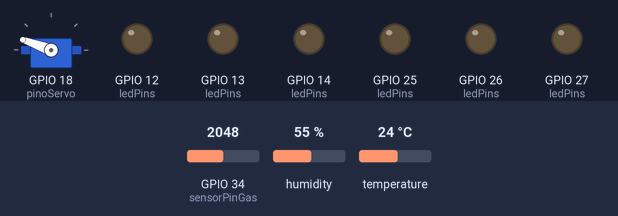
A sketch run on a simulated ESP32. Shown: servo, output pins drawn as LEDs (lit = HIGH). The test bench sets the inputs (shaded band); at power-on: GPIO 34 (sensorPinGas) = 2048, humidity 55 %, temperature 24 °C. WiFi joins after 1.5 s; servers stay silent unless stated; uploads are accepted with an empty reply; what the sketch prints to the serial monitor is not drawn.

Above: at 0.0 s.
At 0.6 s:
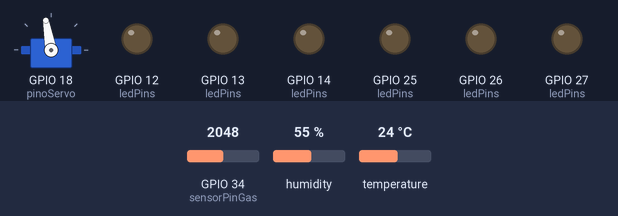
At 2.5 s:
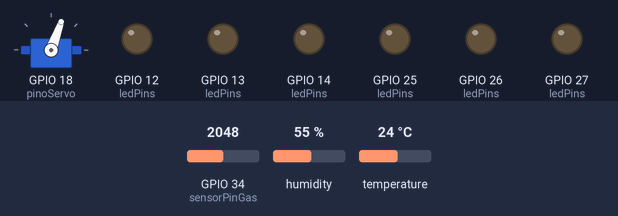
Timing chart, 0 to 4.0 s (numbered marks = the images above):
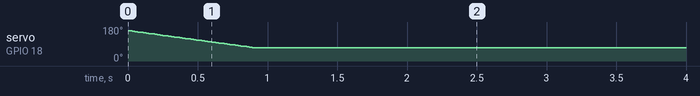

The sketch:

main.ino
```cpp
#include "PortaoController.h"
#include "TemperaturaController.h"
#include "LuzesController.h"
#include "GasController.h"

const char* ssid = "nome_wifi";
const char* password = "senha_wifi";
const char* servidorBase = "http://<ip_maquina>:3000";

// Endpoints
const char* endpointPortao = "/api/portao/comando";
const char* endpointTemperatura = "/api/temperatura/salvar";
const char* endpointLuzes = "/api/luzes";
const char* endpointGas = "/api/gas/leitura";

// Pinos
const int pinoServo = 18;
const int pinoDHT = 4;
const int numLeds = 6;
const int ledPins[numLeds] = {12, 13, 14, 27, 26, 25};
const int sensorPinGas = 34;

// Identificadores
const int codPortaoESP = 1;
const int codSensorGas = 1;
const int codUsuarioLuzes = 1;

// Instâncias
PortaoController portao(ssid, password, servidorBase, endpointPortao, pinoServo, codPortaoESP);
TemperaturaController temperatura(ssid, password, servidorBase, endpointTemperatura, pinoDHT);
LuzesController luzes(ssid, password, servidorBase, endpointLuzes, ledPins, numLeds, codUsuarioLuzes);
GasController gas(ssid, password, servidorBase, endpointGas, sensorPinGas, codSensorGas, 2000, 10);

// Controle de tempo
unsigned long ultimaLeituraTemp = 0;
const unsigned long intervaloLeitura = 60000; // tá 1 minuto

void setup() {
  Serial.begin(115200);
  portao.begin();
  temperatura.begin();
  luzes.begin();
  gas.begin();
}

void loop() {
  portao.atualizar();
  luzes.atualizar();

  if (millis() - ultimaLeituraTemp >= intervaloLeitura) {
    temperatura.atualizar();
    ultimaLeituraTemp = millis();
  }

  gas.atualizar();
  delay(2000);
}
```

GasController.cpp
```cpp
#include "GasController.h"
#include <WiFi.h>
#include <HTTPClient.h>

GasController::GasController(const char* ssid, const char* password, const char* baseUrl, const char* endpoint, int sensorPin, int codSensor, int gasLimit, int numReadings)
: _ssid(ssid), _password(password), _baseUrl(baseUrl), _endpoint(endpoint),
  _sensorPin(sensorPin), _codSensor(codSensor), _gasLimit(gasLimit), _numReadings(numReadings), wifiConectado(false)
{}

void GasController::begin() {
    conectarWiFi();
    Serial.println("Monitorando sensor de gás MQ-135...");
    delay(3000);
}

void GasController::conectarWiFi() {
    if (WiFi.status() == WL_CONNECTED) {
        wifiConectado = true;
        return;
    }

    Serial.print("Conectando ao WiFi");
    WiFi.begin(_ssid, _password);
    int tentativas = 0;
    while (WiFi.status() != WL_CONNECTED && tentativas < 20) {
        delay(500);
        Serial.print(".");
        tentativas++;
    }
    if (WiFi.status() == WL_CONNECTED) {
        wifiConectado = true;
        Serial.println("\nWiFi conectado!");
        Serial.println(WiFi.localIP());
    } else {
        wifiConectado = false;
        Serial.println("\nFalha ao conectar WiFi");
    }
}

int GasController::lerMediaSensor() {
    long soma = 0;
    for (int i = 0; i < _numReadings; i++) {
        int leitura = analogRead(_sensorPin);
        soma += leitura;
        delay(20);
    }
    return soma / _numReadings;
}

String GasController::montarUrlCompleta() {
    return String(_baseUrl) + String(_endpoint);
}

void GasController::atualizar() {
    if (!wifiConectado) {
        conectarWiFi();
        if (!wifiConectado) {
            Serial.println("WiFi ainda desconectado, pulando envio.");
            return;
        }
    }

    int valorSensor = lerMediaSensor();
    Serial.print("Valor do sensor (média): ");
    Serial.println(valorSensor);

    String status = (valorSensor > _gasLimit) ? "vazamento" : "seguro";

    HTTPClient http;
    String urlCompleta = montarUrlCompleta();
    http.begin(urlCompleta);
    http.addHeader("Content-Type", "application/json");

    String json = "{\"valor\":";
    json += valorSensor;
    json += ",\"cod_sensor\":";
    json += _codSensor;
    json += "}";

    int codigoResposta = http.POST(json);

    if (codigoResposta > 0) {
        String resposta = http.getString();
        Serial.print("Resposta da API: ");
        Serial.println(resposta);
    } else {
        Serial.print("Erro no POST: ");
        Serial.println(codigoResposta);
    }

    http.end();
}
```

GasController.h
```cpp
#ifndef GAS_CONTROLLER_H
#define GAS_CONTROLLER_H

#include <Arduino.h>

class GasController {
public:
    GasController(const char* ssid, const char* password, const char* baseUrl, const char* endpoint, int sensorPin, int codSensor, int gasLimit = 2000, int numReadings = 10);

    void begin();
    void atualizar();

private:
    const char* _ssid;
    const char* _password;
    const char* _baseUrl;
    const char* _endpoint;
    int _sensorPin;
    int _gasLimit;
    int _numReadings;
    int _codSensor;

    void conectarWiFi();
    int lerMediaSensor();
    String montarUrlCompleta();

    bool wifiConectado = false;
};

#endif
```

LuzesController.cpp
```cpp
#include "LuzesController.h"

LuzesController::LuzesController(const char* ssid, const char* password, const char* servidorBase, const char* endpoint, const int* ledPins, int numLeds, int codUsuario)
  : _ssid(ssid), _password(password), _servidorBase(servidorBase), _endpoint(endpoint), _ledPins(ledPins), _numLeds(numLeds), _codUsuario(codUsuario) {}

void LuzesController::begin() {
  // Conecta ao Wi-Fi
  WiFi.begin(_ssid, _password);
  Serial.print("Conectando ao Wi-Fi");
  while (WiFi.status() != WL_CONNECTED) {
    delay(500);
    Serial.print(".");
  }
  Serial.println("\nConectado!");

  // Configura os pinos dos LEDs
  for (int i = 0; i < _numLeds; i++) {
    pinMode(_ledPins[i], OUTPUT);
    digitalWrite(_ledPins[i], LOW);
  }
}

void LuzesController::atualizar() {
  if (WiFi.status() == WL_CONNECTED) {
    HTTPClient http;
    String urlCompleta = String(_servidorBase) + String(_endpoint) + "/" + String(_codUsuario);

    http.begin(urlCompleta);
    int httpCode = http.GET();

    if (httpCode == 200) {
      String payload = http.getString();
      DynamicJsonDocument doc(1024);
      DeserializationError error = deserializeJson(doc, payload);

      if (!error) {
        for (int i = 0; i < doc.size() && i < _numLeds; i++) {
          String estado = doc[i]["estado"];
          digitalWrite(_ledPins[i], (estado == "ligado") ? HIGH : LOW);
        }
      } else {
        Serial.print("Erro ao fazer parse do JSON: ");
        Serial.println(error.c_str());
      }
    } else {
      Serial.print("Erro na requisição de luzes: ");
      Serial.println(httpCode);
    }

    http.end();
  } else {
    Serial.println("Wi-Fi desconectado, tentando reconectar...");
    WiFi.begin(_ssid, _password);
  }
}
```

LuzesController.h
```cpp
#ifndef LUZES_CONTROLLER_H
#define LUZES_CONTROLLER_H

#include <Arduino.h>
#include <WiFi.h>
#include <HTTPClient.h>
#include <ArduinoJson.h>

class LuzesController {
public:
  LuzesController(const char* ssid, const char* password, const char* servidorBase, const char* endpoint, const int* ledPins, int numLeds, int codUsuario);
  void begin();
  void atualizar();

private:
  const char* _ssid;
  const char* _password;
  const char* _servidorBase;
  const char* _endpoint;
  const int* _ledPins;
  int _numLeds;
  int _codUsuario;
};

#endif
```

TemperaturaController.cpp
```cpp
#include "TemperaturaController.h"

TemperaturaController::TemperaturaController(const char* ssid, const char* password, const char* servidorBase, const char* endpoint, int pinoDHT)
  : _ssid(ssid), _password(password), _pinoDHT(pinoDHT), _dht(pinoDHT, DHT22) {
  _servidorApi = String(servidorBase) + endpoint;
}

void TemperaturaController::begin() {
  _dht.begin();
  conectaWiFi();
}

void TemperaturaController::conectaWiFi() {
  WiFi.begin(_ssid, _password);
  Serial.print("Conectando ao WiFi");
  while (WiFi.status() != WL_CONNECTED) {
    delay(500);
    Serial.print(".");
  }
  Serial.println(" Conectado!");
}

void TemperaturaController::enviaDados(float temperatura, float umidade) {
  if (WiFi.status() == WL_CONNECTED) {
    HTTPClient http;
    http.begin(_servidorApi);
    http.addHeader("Content-Type", "application/json");

    String json = "{\"temperatura\":" + String(temperatura) +
              ",\"umidade\":" + String(umidade) +
              ",\"cod_sensor\":1}";

    int httpCode = http.POST(json);

    if (httpCode > 0) {
      String response = http.getString();
      Serial.println(response);
    } else {
      Serial.println("Erro no POST: " + String(httpCode));
    }

    http.end();
  }
}

void TemperaturaController::atualizar() {
  float temperatura = _dht.readTemperature();
  float umidade = _dht.readHumidity();

  if (isnan(temperatura) || isnan(umidade)) {
    Serial.println("Falha na leitura do sensor DHT!");
    return;
  }

  Serial.print("Temperatura: ");
  Serial.print(temperatura);
  Serial.print(" °C | Umidade: ");
  Serial.print(umidade);
  Serial.println(" %");

  enviaDados(temperatura, umidade);
}
```

TemperaturaController.h
```cpp
#ifndef TEMPERATURACONTROLLER_H
#define TEMPERATURACONTROLLER_H

#include <WiFi.h>
#include <HTTPClient.h>
#include "DHT.h"

class TemperaturaController {
  public:
    TemperaturaController(const char* ssid, const char* password, const char* servidorBase, const char* endpoint, int pinoDHT);
    void begin();
    void atualizar();

  private:
    const char* _ssid;
    const char* _password;
    String _servidorApi;
    int _pinoDHT;
    DHT _dht;

    void conectaWiFi();
    void enviaDados(float temperatura, float umidade);
};

#endif
```

PortaoController.cpp
```cpp
#include "PortaoController.h"

PortaoController::PortaoController(const char* ssid, const char* password, const char* servidorBase, const char* endpoint, int pinoServo, int codPortao)
  : _ssid(ssid), _password(password), _pinoServo(pinoServo), _codPortao(codPortao), _ultimoComando("nenhum") {
  _servidorApi = String(servidorBase) + endpoint;
}

void PortaoController::begin() {
  Serial.begin(115200);
  _servoPortao.setPeriodHertz(50);
  _servoPortao.attach(_pinoServo, 500, 2400);
  fechaPortao();
  conectaWiFi();
}

void PortaoController::conectaWiFi() {
  WiFi.begin(_ssid, _password);
  Serial.print("Conectando ao WiFi");
  while (WiFi.status() != WL_CONNECTED) {
    delay(500);
    Serial.print(".");
  }
  Serial.println(" Conectado!");
}

void PortaoController::abrePortao() {
  for (int ang = 70; ang <= 160; ang++) {
    _servoPortao.write(ang);
    delay(10);
  }
}

void PortaoController::fechaPortao() {
  for (int ang = 160; ang >= 70; ang--) {
    _servoPortao.write(ang);
    delay(10);
  }
}

void PortaoController::verificaComando() {
  if (WiFi.status() == WL_CONNECTED) {
    HTTPClient http;
    String url = _servidorApi + "?cod_portao=" + String(_codPortao);
    Serial.println("Fazendo requisição para: " + url);

    http.begin(url);
    int httpCode = http.GET();

    if (httpCode == 200) {
      String payload = http.getString();
      Serial.println("Resposta API: " + payload);

      if (payload.indexOf("\"comando\":\"abrir\"") != -1 && _ultimoComando != "abrir") {
        abrePortao();
        _ultimoComando = "abrir";
      }
      else if (payload.indexOf("\"comando\":\"fechar\"") != -1 && _ultimoComando != "fechar") {
        fechaPortao();
        _ultimoComando = "fechar";
      }
    } else {
      Serial.println("Erro na requisição HTTP. Código: " + String(httpCode));
      String payload = http.getString();
      Serial.println("Resposta de erro: " + payload);
    }
    http.end();
  } else {
    Serial.println("WiFi desconectado");
  }
}


void PortaoController::atualizar() {
  verificaComando();
  delay(3000);
}
```

PortaoController.h
```cpp
#ifndef PORTAOCONTROLLER_H
#define PORTAOCONTROLLER_H

#include <WiFi.h>
#include <HTTPClient.h>
#include <ESP32Servo.h>

class PortaoController {
  public:
    PortaoController(const char* ssid, const char* password, const char* servidorBase, const char* endpoint, int pinoServo, int codPortao);
    void begin();
    void atualizar();

  private:
    const char* _ssid;
    const char* _password;
    String _servidorApi;
    Servo _servoPortao;
    int _pinoServo;
    int _codPortao;
    String _ultimoComando;

    void conectaWiFi();
    void abrePortao();
    void fechaPortao();
    void verificaComando();
};

#endif
```
